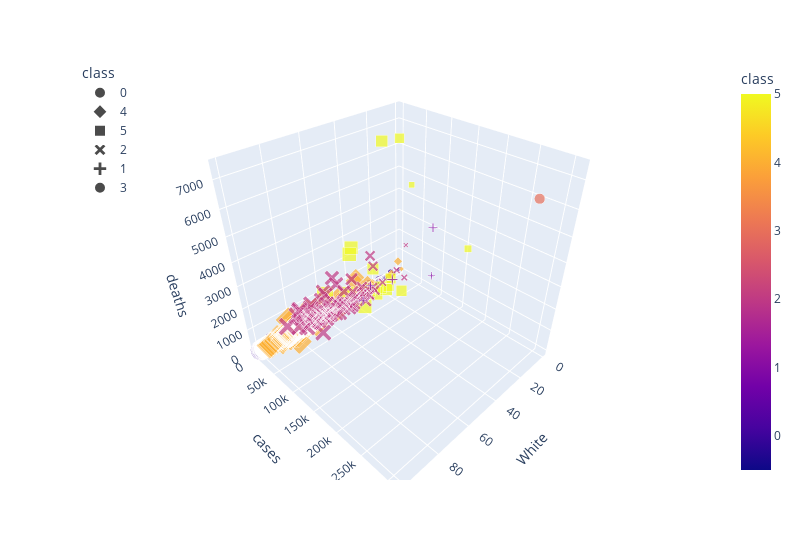

Notebook code cell kept with this figure:
### Code cell
# Plotting the clusters with three features
fig = px.scatter_3d(county_df, x="White", y="cases", z="deaths", color="class", symbol="class", size="White",width=800)
fig.update_layout(legend=dict(x=0,y=1))
fig.show()

### Figure 1 — Plotly figure (JSON) as saved in the notebook; plotly's stock layout.template omitted (floating-point values rounded to 4 significant figures; data arrays with more than 128 entries replaced by an {"elided": "..."} marker saying what was removed)
{"data": [{"hovertemplate": "class=%{marker.color}<br>White=%{marker.size}<br>cases=%{y}<br>deaths=%{z}<extra></extra>", "legendgroup": "0", "marker": {"color": {"elided": "2698 int values"}, "coloraxis": "coloraxis", "size": {"elided": "2698 float values"}, "sizemode": "area", "sizeref": 0.25, "symbol": "circle"}, "mode": "markers", "name": "0", "scene": "scene", "showlegend": true, "type": "scatter3d", "x": {"elided": "2698 float values"}, "y": {"elided": "2698 int values"}, "z": {"elided": "2698 int values"}}, {"hovertemplate": "class=%{marker.color}<br>White=%{marker.size}<br>cases=%{y}<br>deaths=%{z}<extra></extra>", "legendgroup": "4", "marker": {"color": {"elided": "244 int values"}, "coloraxis": "coloraxis", "size": {"elided": "244 float values"}, "sizemode": "area", "sizeref": 0.25, "symbol": "diamond"}, "mode": "markers", "name": "4", "scene": "scene", "showlegend": true, "type": "scatter3d", "x": {"elided": "244 float values"}, "y": {"elided": "244 int values"}, "z": {"elided": "244 int values"}}, {"hovertemplate": "class=%{marker.color}<br>White=%{marker.size}<br>cases=%{y}<br>deaths=%{z}<extra></extra>", "legendgroup": "5", "marker": {"color": [5, 5, 5, 5, 5, 5, 5, 5, 5, 5, 5, 5, 5, 5, 5, 5, 5, 5, 5, 5], "coloraxis": "coloraxis", "size": [32.2, 28.4, 9.5, 38.2, 44.1, 30.2, 61.4, 36, 13.7, 46.8, 56, 34.9, 25.4, 36.6, 45.7, 29.8, 32.6, 68.5, 48.3, 49.7], "sizemode": "area", "sizeref": 0.25, "symbol": "square"}, "mode": "markers", "name": "5", "scene": "scene", "showlegend": true, "type": "scatter3d", "x": [32.2, 28.4, 9.5, 38.2, 44.1, 30.2, 61.4, 36, 13.7, 46.8, 56, 34.9, 25.4, 36.6, 45.7, 29.8, 32.6, 68.5, 48.3, 49.7], "y": [23994, 66064, 55912, 86961, 82966, 97398, 27951, 76238, 186809, 36712, 52779, 44505, 77649, 68178, 26316, 65207, 25139, 49538, 68233, 42172], "z": [464, 1414, 4996, 1526, 1517, 1268, 815, 7404, 3662, 3200, 1588, 1875, 7297, 1319, 500, 1078, 406, 2021, 836, 3060]}, {"hovertemplate": "class=%{marker.color}<br>White=%{marker.size}<br>cases=%{y}<br>deaths=%{z}<extra></extra>", "legendgroup": "2", "marker": {"color": [2, 2, 2, 2, 2, 2, 2, 2, 2, 2, 2, 2, 2, 2, 2, 2, 2, 2, 2, 2, 2, 2, 2, 2, 2, 2, 2, 2, 2, 2, 2, 2, 2, 2, 2, 2, 2, 2, 2, 2, 2, 2, 2, 2, 2, 2, 2, 2, 2, 2, 2, 2, 2, 2, 2, 2, 2, 2, 2, 2, 2, 2, 2, 2, 2, 2, 2, 2, 2, 2, 2, 2, 2, 2, 2, 2, 2, 2, 2], "coloraxis": "coloraxis", "size": [79.1, 61.3, 58.7, 57.8, 39.5, 84.8, 53.1, 59.1, 44.9, 59.7, 56.4, 29.1, 60.9, 53.6, 36, 67.9, 54.1, 69.9, 12.4, 76, 72, 31.1, 51.7, 62.8, 34.4, 64.5, 30.2, 39.9, 39.3, 65.9, 62.5, 69.5, 6.6, 50.3, 18.7, 28.8, 62.5, 50.4, 68.5, 74.4, 35.4, 62.8, 68.4, 80.2, 56.7, 47.9, 44.3, 52.2, 75.4, 71, 45, 76.6, 70.5, 61.4, 64.1, 76.7, 72.9, 56.8, 41.6, 68, 52.6, 74.7, 61, 13.3, 62.2, 72.1, 40.8, 33.2, 39.9, 36.5, 71.2, 66.9, 49.3, 63, 46.1, 60.6, 54.4, 64.7, 77.9], "sizemode": "area", "sizeref": 0.25, "symbol": "x"}, "mode": "markers", "name": "2", "scene": "scene", "showlegend": true, "type": "scatter3d", "x": [79.1, 61.3, 58.7, 57.8, 39.5, 84.8, 53.1, 59.1, 44.9, 59.7, 56.4, 29.1, 60.9, 53.6, 36, 67.9, 54.1, 69.9, 12.4, 76, 72, 31.1, 51.7, 62.8, 34.4, 64.5, 30.2, 39.9, 39.3, 65.9, 62.5, 69.5, 6.6, 50.3, 18.7, 28.8, 62.5, 50.4, 68.5, 74.4, 35.4, 62.8, 68.4, 80.2, 56.7, 47.9, 44.3, 52.2, 75.4, 71, 45, 76.6, 70.5, 61.4, 64.1, 76.7, 72.9, 56.8, 41.6, 68, 52.6, 74.7, 61, 13.3, 62.2, 72.1, 40.8, 33.2, 39.9, 36.5, 71.2, 66.9, 49.3, 63, 46.1, 60.6, 54.4, 64.7, 77.9], "y": [15940, 13956, 21194, 25526, 11859, 10513, 22375, 18748, 19195, 21777, 33119, 21678, 14978, 19878, 17369, 25681, 35429, 11214, 50114, 13531, 24500, 25292, 24233, 24155, 17735, 34517, 31558, 31753, 31218, 19030, 18184, 36936, 35785, 48669, 13186, 23633, 10582, 24472, 23898, 15950, 34378, 22618, 23685, 19730, 27690, 34668, 22676, 43482, 14415, 7705, 26114, 14421, 9894, 50294, 17352, 12089, 26579, 24869, 46725, 10514, 28824, 26214, 23306, 33248, 23320, 49887, 12454, 22106, 11371, 37762, 9024, 31992, 32220, 22742, 14635, 21826, 40946, 20657, 17017], "z": [419, 387, 675, 2063, 212, 626, 459, 188, 246, 686, 352, 403, 177, 452, 646, 622, 523, 204, 642, 717, 1358, 2144, 605, 1436, 310, 643, 443, 628, 450, 349, 1481, 1002, 1952, 816, 170, 1530, 140, 388, 368, 188, 424, 522, 518, 1098, 796, 393, 1449, 593, 873, 300, 873, 895, 172, 2216, 1128, 1112, 1241, 232, 560, 227, 641, 823, 623, 863, 951, 313, 148, 494, 161, 571, 233, 891, 452, 214, 166, 275, 1472, 445, 1177]}, {"hovertemplate": "class=%{marker.color}<br>White=%{marker.size}<br>cases=%{y}<br>deaths=%{z}<extra></extra>", "legendgroup": "1", "marker": {"color": [1, 1, 1, 1, 1], "coloraxis": "coloraxis", "size": [42.7, 30.6, 56.3, 41.4, 46.2], "sizemode": "area", "sizeref": 0.25, "symbol": "cross"}, "mode": "markers", "name": "1", "scene": "scene", "showlegend": true, "type": "scatter3d", "x": [42.7, 30.6, 56.3, 41.4, 46.2], "y": [193102, 162306, 159781, 60115, 57102], "z": [5500, 2811, 3606, 1484, 891]}, {"hovertemplate": "class=%{marker.color}<br>White=%{marker.size}<br>cases=%{y}<br>deaths=%{z}<extra></extra>", "legendgroup": "3", "marker": {"color": [3], "coloraxis": "coloraxis", "size": [26.5], "sizemode": "area", "sizeref": 0.25, "symbol": "circle"}, "mode": "markers", "name": "3", "scene": "scene", "showlegend": true, "type": "scatter3d", "x": [26.5], "y": [309190], "z": [7074]}], "layout": {"coloraxis": {"colorbar": {"title": {"text": "class"}}, "colorscale": [[0, "#0d0887"], [0.1111, "#46039f"], [0.2222, "#7201a8"], [0.3333, "#9c179e"], [0.4444, "#bd3786"], [0.5556, "#d8576b"], [0.6667, "#ed7953"], [0.7778, "#fb9f3a"], [0.8889, "#fdca26"], [1, "#f0f921"]]}, "legend": {"itemsizing": "constant", "title": {"text": "class"}, "tracegroupgap": 0, "x": 0, "y": 1}, "margin": {"t": 60}, "scene": {"domain": {"x": [0, 1], "y": [0, 1]}, "xaxis": {"title": {"text": "White"}}, "yaxis": {"title": {"text": "cases"}}, "zaxis": {"title": {"text": "deaths"}}}, "width": 800}}
